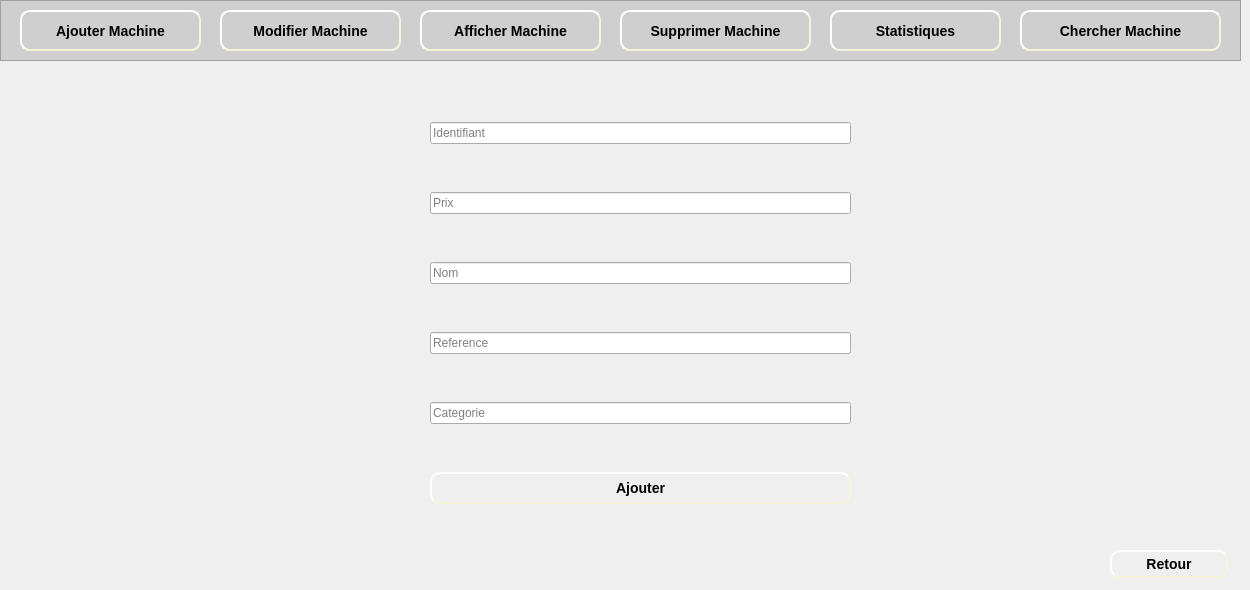
    <widget class="QWidget" name="page_8">
     <widget class="QFrame" name="frame_7">
      <property name="geometry">
       <rect>
        <x>0</x>
        <y>0</y>
        <width>1241</width>
        <height>61</height>
       </rect>
      </property>
      <property name="styleSheet">
       <string notr="true">background-color: rgb(207, 207, 207);</string>
      </property>
      <property name="frameShape">
       <enum>QFrame::StyledPanel</enum>
      </property>
      <property name="frameShadow">
       <enum>QFrame::Raised</enum>
      </property>
      <widget class="QPushButton" name="pushButton_ajouterMachine_2">
       <property name="geometry">
        <rect>
         <x>20</x>
         <y>10</y>
         <width>181</width>
         <height>41</height>
        </rect>
       </property>
       <property name="styleSheet">
        <string notr="true">#pushButton_ajouterMachine_2
{
	background-color: rgb(207, 207, 207);
	border-color: beige;
border-style: outset;
  border-width: 2px;
  border-radius: 10px;
  font: bold 14px;
  min-width: 6em;
  padding: 6px;

}
#pushButton_ajouterMachine_2:hover
{
	border-color: blue;
}</string>
       </property>
       <property name="text">
        <string>Ajouter Machine</string>
       </property>
      </widget>
      <widget class="QLabel" name="label_72">
       <property name="geometry">
        <rect>
         <x>30</x>
         <y>20</y>
         <width>21</width>
         <height>21</height>
        </rect>
       </property>
       <property name="text">
        <string/>
       </property>
       <property name="pixmap">
        <pixmap>../Bouttons/ajouMachine-removebg-preview.png</pixmap>
       </property>
       <property name="scaledContents">
        <bool>true</bool>
       </property>
      </widget>
      <widget class="QPushButton" name="pushButton_modifierMachine_2">
       <property name="geometry">
        <rect>
         <x>220</x>
         <y>10</y>
         <width>181</width>
         <height>41</height>
        </rect>
       </property>
       <property name="styleSheet">
        <string notr="true">#pushButton_modifierMachine_2
{
	background-color: rgb(207, 207, 207);
	border-color: beige;
border-style: outset;
  border-width: 2px;
  border-radius: 10px;
  font: bold 14px;
  min-width: 6em;
  padding: 6px;

}
#pushButton_modifierMachine_2:hover
{
	border-color: blue;
}</string>
       </property>
       <property name="text">
        <string>Modifier Machine</string>
       </property>
      </widget>
      <widget class="QLabel" name="label_73">
       <property name="geometry">
        <rect>
         <x>230</x>
         <y>20</y>
         <width>21</width>
         <height>21</height>
        </rect>
       </property>
       <property name="text">
        <string/>
       </property>
       <property name="pixmap">
        <pixmap>../Bouttons/modifier-removebg-preview.png</pixmap>
       </property>
       <property name="scaledContents">
        <bool>true</bool>
       </property>
      </widget>
      <widget class="QPushButton" name="pushButton_afficherMachine_2">
       <property name="geometry">
        <rect>
         <x>420</x>
         <y>10</y>
         <width>181</width>
         <height>41</height>
        </rect>
       </property>
       <property name="styleSheet">
        <string notr="true">#pushButton_afficherMachine_2
{

	border-color: beige;
border-style: outset;
  border-width: 2px;
  border-radius: 10px;
  font: bold 14px;
  min-width: 6em;
  padding: 6px;

}
#pushButton_afficherMachine_2:hover
{
	border-color: blue;
}</string>
       </property>
       <property name="text">
        <string>Afficher Machine</string>
       </property>
      </widget>
      <widget class="QLabel" name="label_74">
       <property name="geometry">
        <rect>
         <x>430</x>
         <y>20</y>
         <width>21</width>
         <height>21</height>
        </rect>
       </property>
       <property name="text">
        <string/>
       </property>
       <property name="pixmap">
        <pixmap>../Bouttons/afficher-removebg-preview.png</pixmap>
       </property>
       <property name="scaledContents">
        <bool>true</bool>
       </property>
      </widget>
      <widget class="QPushButton" name="pushButton_supprimerMachine_2">
       <property name="geometry">
        <rect>
         <x>620</x>
         <y>10</y>
         <width>191</width>
         <height>41</height>
        </rect>
       </property>
       <property name="styleSheet">
        <string notr="true">#pushButton_supprimerMachine_2
{
	background-color: rgb(207, 207, 207);
	border-color: beige;
border-style: outset;
  border-width: 2px;
  border-radius: 10px;
  font: bold 14px;
  min-width: 6em;
  padding: 6px;

}
#pushButton_supprimerMachine_2:hover
{
	border-color: blue;
}</string>
       </property>
       <property name="text">
        <string>Supprimer Machine</string>
       </property>
      </widget>
      <widget class="QLabel" name="label_75">
       <property name="geometry">
        <rect>
         <x>630</x>
         <y>20</y>
         <width>16</width>
         <height>20</height>
        </rect>
       </property>
       <property name="text">
        <string/>
       </property>
       <property name="pixmap">
        <pixmap>../Bouttons/supprimerMachine-removebg-preview.png</pixmap>
       </property>
       <property name="scaledContents">
        <bool>true</bool>
       </property>
      </widget>
      <widget class="QPushButton" name="pushButton_statistiques_2">
       <property name="geometry">
        <rect>
         <x>830</x>
         <y>10</y>
         <width>171</width>
         <height>41</height>
        </rect>
       </property>
       <property name="styleSheet">
        <string notr="true">#pushButton_statistiques_2
{
	background-color: rgb(207, 207, 207);
	border-color: beige;
border-style: outset;
  border-width: 2px;
  border-radius: 10px;
  font: bold 14px;
  min-width: 6em;
  padding: 6px;

}
#pushButton_statistiques_2:hover
{
	border-color: blue;
}</string>
       </property>
       <property name="text">
        <string>Statistiques</string>
       </property>
      </widget>
      <widget class="QLabel" name="label_22">
       <property name="geometry">
        <rect>
         <x>840</x>
         <y>20</y>
         <width>21</width>
         <height>21</height>
        </rect>
       </property>
       <property name="text">
        <string/>
       </property>
       <property name="pixmap">
        <pixmap>../Bouttons/stat-removebg-preview.png</pixmap>
       </property>
       <property name="scaledContents">
        <bool>true</bool>
       </property>
      </widget>
      <widget class="QPushButton" name="pushButton_chercherMachine_2">
       <property name="geometry">
        <rect>
         <x>1020</x>
         <y>10</y>
         <width>201</width>
         <height>41</height>
        </rect>
       </property>
       <property name="styleSheet">
        <string notr="true">#pushButton_chercherMachine_2
{

	border-color: beige;
border-style: outset;
  border-width: 2px;
  border-radius: 10px;
  font: bold 14px;
  min-width: 6em;
  padding: 6px;

}
#pushButton_chercherMachine_2:hover
{
	border-color: blue;
}</string>
       </property>
       <property name="text">
        <string>Chercher Machine</string>
       </property>
      </widget>
      <widget class="QLabel" name="label_107">
       <property name="geometry">
        <rect>
         <x>1030</x>
         <y>20</y>
         <width>21</width>
         <height>21</height>
        </rect>
       </property>
       <property name="text">
        <string/>
       </property>
       <property name="pixmap">
        <pixmap>../Bouttons/consulter-removebg-preview.png</pixmap>
       </property>
       <property name="scaledContents">
        <bool>true</bool>
       </property>
      </widget>
     </widget>
     <widget class="QLabel" name="label_14">
      <property name="geometry">
       <rect>
        <x>0</x>
        <y>60</y>
        <width>1241</width>
        <height>521</height>
       </rect>
      </property>
      <property name="text">
       <string/>
      </property>
      <property name="pixmap">
       <pixmap>../Bouttons/fontFinal.jpg</pixmap>
      </property>
      <property name="scaledContents">
       <bool>true</bool>
      </property>
     </widget>
     <widget class="QWidget" name="verticalLayoutWidget_6">
      <property name="geometry">
       <rect>
        <x>430</x>
        <y>80</y>
        <width>421</width>
        <height>471</height>
       </rect>
      </property>
      <layout class="QVBoxLayout" name="verticalLayout_6">
       <item>
        <widget class="QLineEdit" name="lineEdit_idMachine">
         <property name="placeholderText">
          <string>Identifiant</string>
         </property>
        </widget>
       </item>
       <item>
        <widget class="QLineEdit" name="lineEdit_prix">
         <property name="placeholderText">
          <string>Prix</string>
         </property>
        </widget>
       </item>
       <item>
        <widget class="QLineEdit" name="lineEdit_nom_3">
         <property name="placeholderText">
          <string>Nom</string>
         </property>
        </widget>
       </item>
       <item>
        <widget class="QLineEdit" name="lineEdit_reference">
         <property name="placeholderText">
          <string>Reference</string>
         </property>
        </widget>
       </item>
       <item>
        <widget class="QLineEdit" name="lineEdit_categorie">
         <property name="placeholderText">
          <string>Categorie</string>
         </property>
        </widget>
       </item>
       <item>
        <widget class="QPushButton" name="pushButton_ajouterMachine_3">
         <property name="styleSheet">
          <string notr="true">#pushButton_ajouterMachine_3
{
	
	border-color: beige;
border-style: outset;
  border-width: 2px;
  border-radius: 10px;
  font: bold 14px;
  min-width: 6em;
  padding: 6px;

}
#pushButton_ajouterMachine_3:hover
{
	border-color: blue;
}</string>
         </property>
         <property name="text">
          <string>Ajouter</string>
         </property>
        </widget>
       </item>
      </layout>
     </widget>
     <widget class="QPushButton" name="pushButton_retour_4">
      <property name="geometry">
       <rect>
        <x>1110</x>
        <y>550</y>
        <width>118</width>
        <height>28</height>
       </rect>
      </property>
      <property name="styleSheet">
       <string notr="true">#pushButton_retour_4
{
	
	border-color: beige;
border-style: outset;
  border-width: 2px;
  border-radius: 10px;
  font: bold 14px;
  min-width: 6em;
  padding: 6px;

}
#pushButton_retour_4:hover
{
	border-color: blue;
}</string>
      </property>
      <property name="text">
       <string>Retour</string>
      </property>
     </widget>
     <widget class="QLabel" name="label_76">
      <property name="geometry">
       <rect>
        <x>1120</x>
        <y>560</y>
        <width>21</width>
        <height>16</height>
       </rect>
      </property>
      <property name="text">
       <string/>
      </property>
      <property name="pixmap">
       <pixmap>../Bouttons/retour-removebg-preview.png</pixmap>
      </property>
      <property name="scaledContents">
       <bool>true</bool>
      </property>
     </widget>
    </widget>
